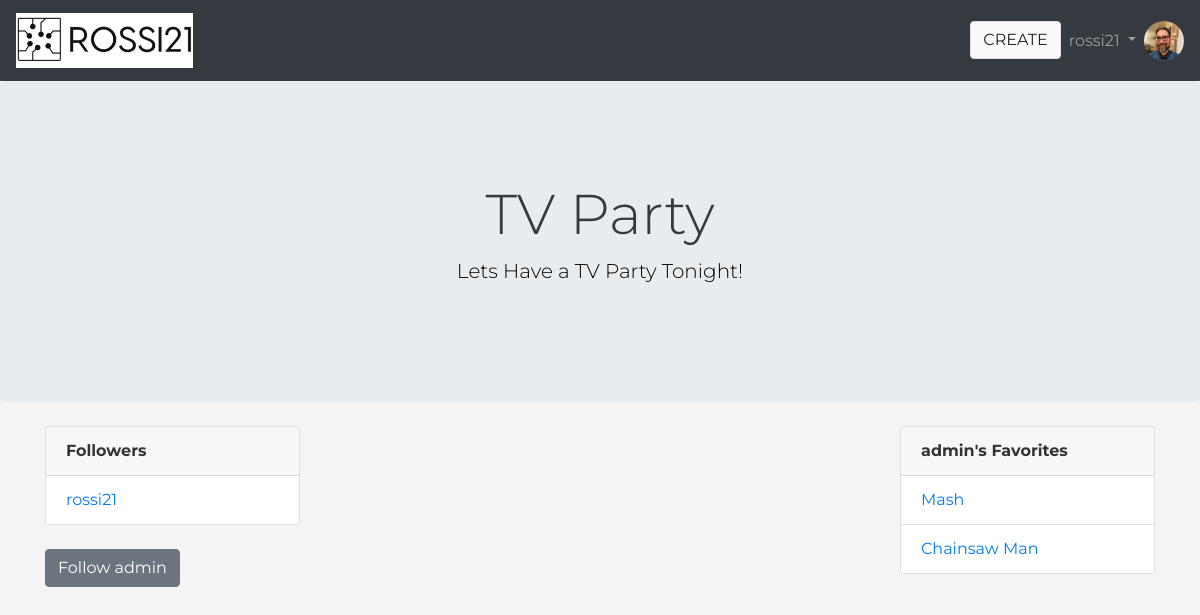
Page /user/1/ (signed in) on the earlier database version.
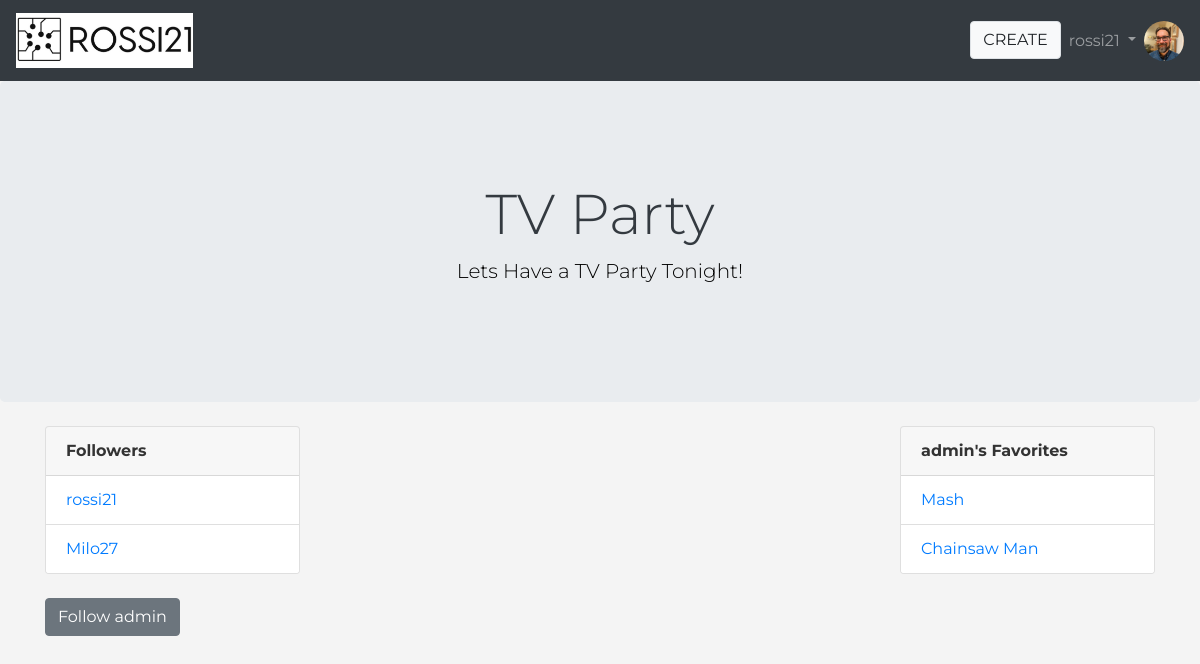
Same page on the later database version.
### user_app/models.py (models this page shows)
class Profile(models.Model):
    user = models.OneToOneField(User, null=True, blank=True, on_delete=models.CASCADE)
    profile_image = models.ImageField(null=True, blank=True, upload_to="images/")
    updated_at = models.DateTimeField(auto_now=True, null= True)
    follows = models.ManyToManyField(
        "self",
        related_name="followed_by",
        symmetrical=False,
        blank=True
    )
    def __str__(self):
        return self.user.username

class Show(models.Model):
    user = models.ForeignKey(User, null=True, on_delete=models.CASCADE)
    title = models.CharField(max_length=256)
    network = models.CharField(max_length=256)
    release_date = models.DateField()
    description = models.TextField()
    show_image = models.ImageField(null=True, blank=True, upload_to="images/")
    like = models.ManyToManyField(User, related_name='liked_shows', blank=True)
    comment = models.ManyToManyField(Comment, related_name='commented_shows', blank=True)
    created_at =  models.DateTimeField(auto_now_add=True, null = True)
    updated_at = models.DateTimeField(auto_now=True, null= True)

### user_app/views.py (the view, shortened to what this page needs)
# urls.py: path('user/<int:id>/', views.showUser, name="showUser"),
@login_required
def showUser(request, id):
    user = User.objects.get(id=id)
    profile = Profile.objects.get(id=request.user.id)
    shows = Show.objects.filter(user=user)
    favorites = Show.objects.filter(like=user)
    context = {
        'user' : user,
        'profile' :profile,
        'shows' : shows,
        'favorites' : favorites
    }
    return render(request, "user.html", context)

### user_app/templates/user.html (shortened to what this page needs)
{% extends 'main.html' %}
{% block content %}
{% include 'navbar.html' %}
{% include 'hero.html' %}
<div class="container mt-4">
    <div class="row">
        <div class="col-md-3">
            <div class="card mb-4">
                <div class="card-header">
                    <strong>Followers</strong>
                </div>
                <ul class="list-group list-group-flush">
                    {% for follower in profile.followed_by.all %}
                        <li class="list-group-item">
                            <a href="/user/{{ follower.id }}">{{ follower }}</a>
                        </li>
                    {% endfor %}
                </ul>
            </div>
            {% if request.user.id != user.id %}
                <form action="" method="POST">
                    {% if profile in user.profile.followed_by.all %}
                        <button class="btn btn-secondary" name="follow" value="unfollow" type="submit">Unfollow {{ user.username }}</button>
                    {% else %}
                        <button class="btn btn-secondary" name="follow" value="follow" type="submit">Follow {{ user.username }}</button>
                    {% endif %}
                </form>
            {% endif %}
        </div>
        <div class="col-md-6">
        </div>
        <div class="col-md-3">
            <div class="card mb-4">
                <div class="card-header">
                    <strong>{{ user.username }}'s Favorites</strong>
                </div>
                <ul class="list-group list-group-flush">
                    {% for favorite in favorites %}
                        <li class="list-group-item">
                            <a href="{% url 'viewShow' favorite.id %}">{{ favorite.title }}</a>
                        </li>
                    {% endfor %}
                </ul>
            </div>
        </div>
    </div>
</div>
{% endblock %}

Differences in the rows shown:
now on this page (row edited): Profile: user.username "Milo27"
